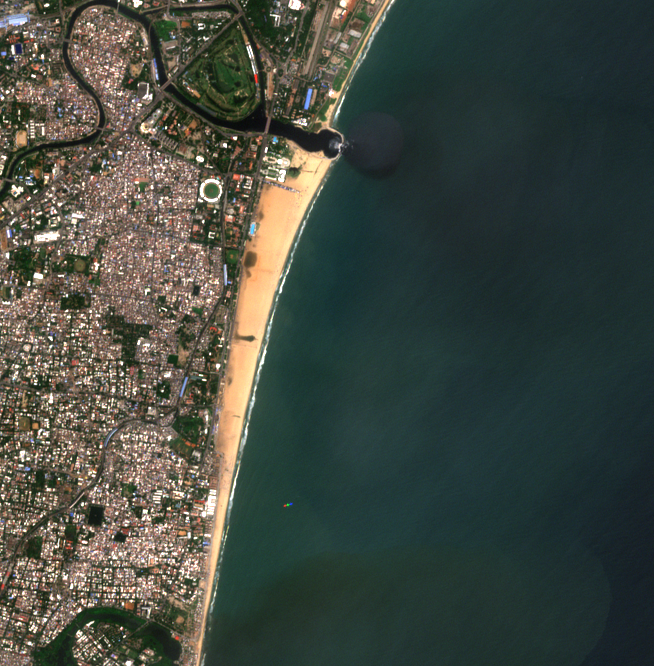
#> input picture backend/data/samples/chennai_coastal.tif, 654 x 666 px; its folder holds only this picture in this run
$ python -i postprocess.py   (imports and definitions only)
#> lines starting #> are read from the running program, lines starting #| are printed output that depends on the picture; after the words box and inside, x2 and y2 are one past the last pixel; in counts of white or black regions, pixels touching at a corner belong together
"""Postprocessing on the raw ``elevation01`` between inference and export.

Runs on the float32 HxW 0-1 elevation map that ``infer_depth`` returns and the
matching RGB source image. Produces a cleaned elevation and a confidence mask:

1. Edge-preserving smoothing (guided filter, bilateral fallback) — never a
   plain Gaussian blur, which would wash out ridgelines, the detail that
   carries a flythrough.
2. Water masking — flatten blue, low-texture regions to a low baseline instead
   of leaving noisy monocular depth there.
3. Vegetation confidence — dense canopy (high ExG) is unreliable for monocular
   depth, so it is flagged in the confidence mask (elevation is NOT altered).

All thresholds live in ``config`` — no magic numbers here.
"""
import logging

import cv2
import numpy as np

from .config import (
    BILATERAL_D,
    BILATERAL_SIGMA_COLOR,
    BILATERAL_SIGMA_SPACE,
    EXG_VEG_THRESHOLD,
    FULL_CONFIDENCE,
    GUIDED_FILTER_EPS,
    GUIDED_FILTER_RADIUS,
    VEG_CONFIDENCE,
    VEG_MORPH_KERNEL_SIZE,
    WATER_BASELINE_PERCENTILE,
    WATER_BLUE_RATIO_THRESHOLD,
    WATER_CONFIDENCE,
    WATER_LOCAL_STDDEV_KERNEL,
    WATER_VARIANCE_THRESHOLD,
)

logger = logging.getLogger(__name__)

# Emit the "ximgproc missing, using bilateral" warning only once per process.
_warned_no_ximgproc = False


# [28 lines left out: function _smooth_edge_preserving, not called in this run]


def _local_stddev(gray: np.ndarray, kernel: int) -> np.ndarray:
    """Per-pixel stddev over a ``kernel`` x ``kernel`` window (0-255 scale)."""
    g = gray.astype(np.float32)
    ksize = (kernel, kernel)
    mean = cv2.blur(g, ksize)
    mean_sq = cv2.blur(g * g, ksize)
    var = np.clip(mean_sq - mean * mean, 0.0, None)
    return np.sqrt(var)


def _water_mask(source_rgb: np.ndarray) -> np.ndarray:
    """Water = blue-ish AND locally flat (both conditions, to cut false hits)."""
    rgb = source_rgb.astype(np.float32)
    g, b = rgb[..., 1], rgb[..., 2]
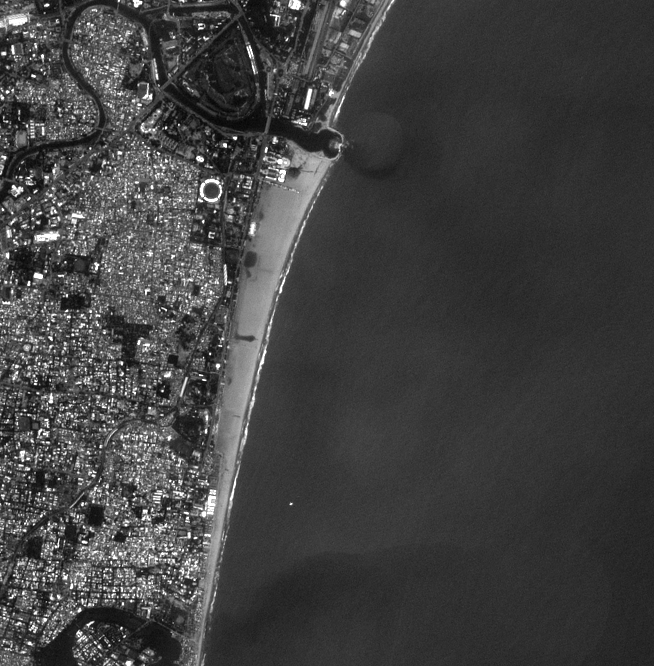
#> b: shape (666, 654) float32; min 6, max 255, mean 65.1

    blue_ratio = (b - g) / (b + g + 1e-6)
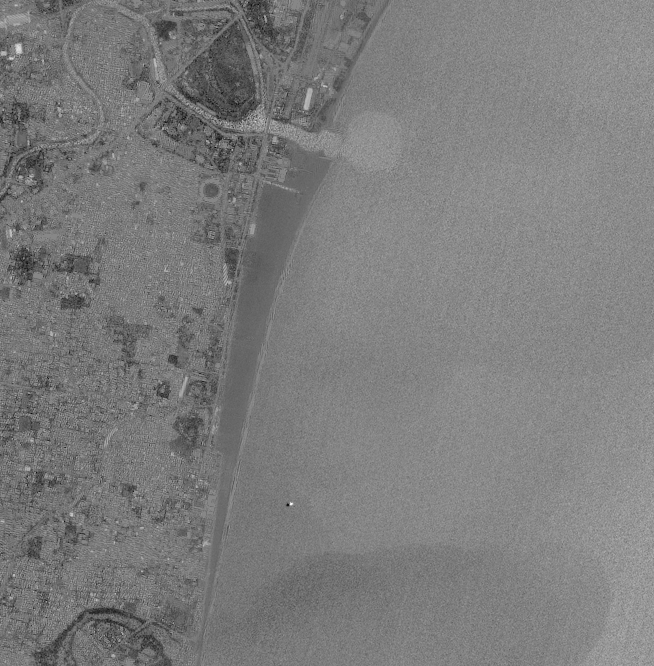
#> blue_ratio: shape (666, 654) float32; min -0.697, max 0.614, mean -0.0557; drawn with min black and max white
    is_blue = blue_ratio > WATER_BLUE_RATIO_THRESHOLD
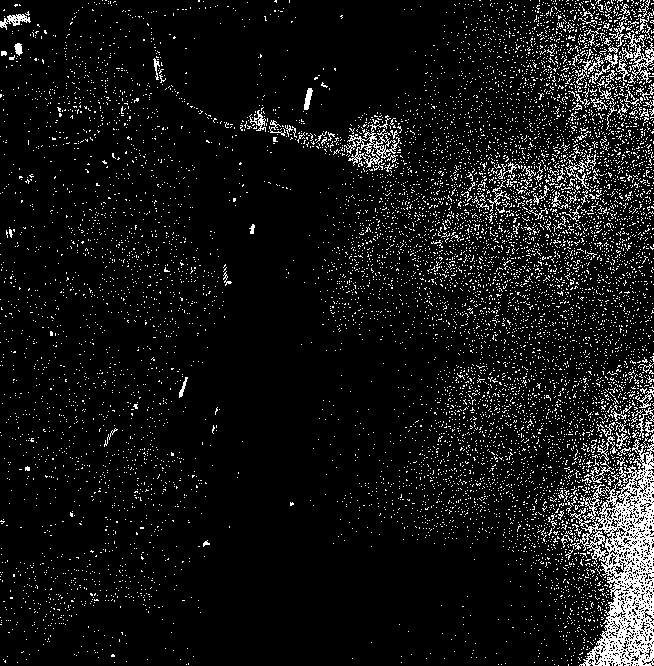
#> is_blue: shape (666, 654) bool; 8% white in thin lines or dots

    gray = cv2.cvtColor(source_rgb, cv2.COLOR_RGB2GRAY)
    is_flat = _local_stddev(gray, WATER_LOCAL_STDDEV_KERNEL) < WATER_VARIANCE_THRESHOLD
#> in _local_stddev, `mean = cv2.blur(g, ksize)`:
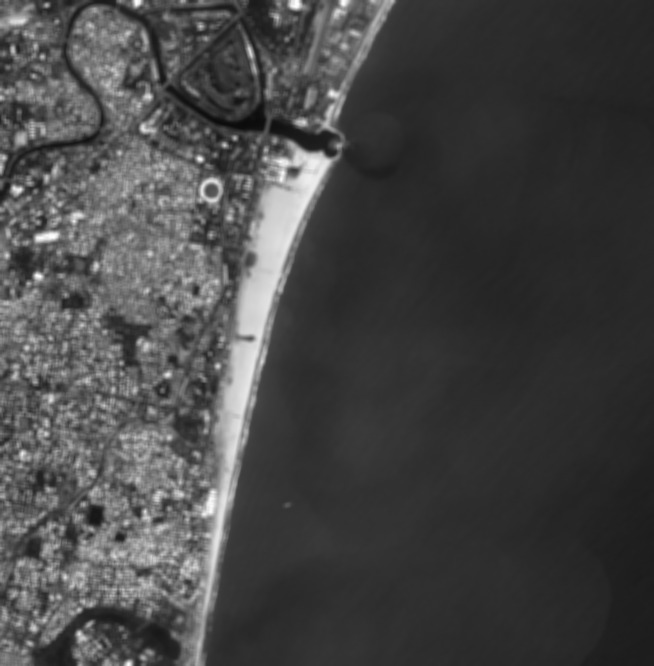
#> mean: shape (666, 654) float32; min 11.72, max 254.9, mean 70.7
#> in _local_stddev, `var = np.clip(mean_sq - mean * mean, 0.0, None)`:
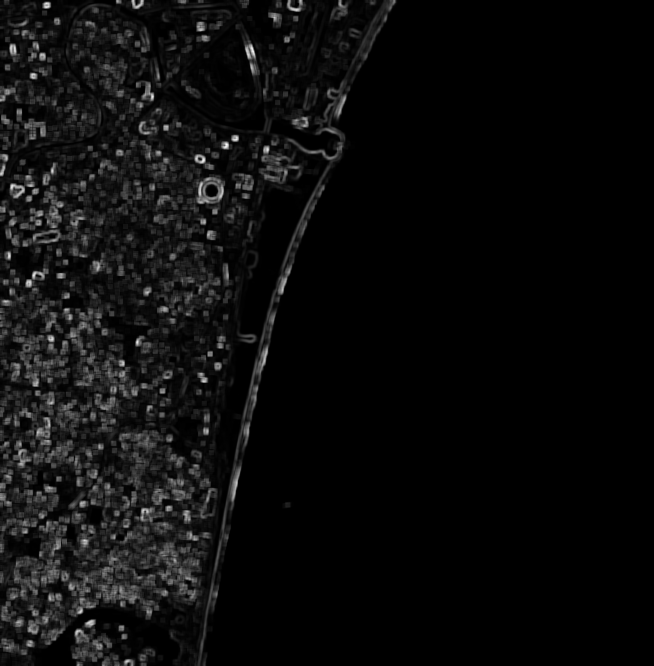
#> var: shape (666, 654) float32; min 0.184, max 9588, mean 480.5; drawn with min black and max white
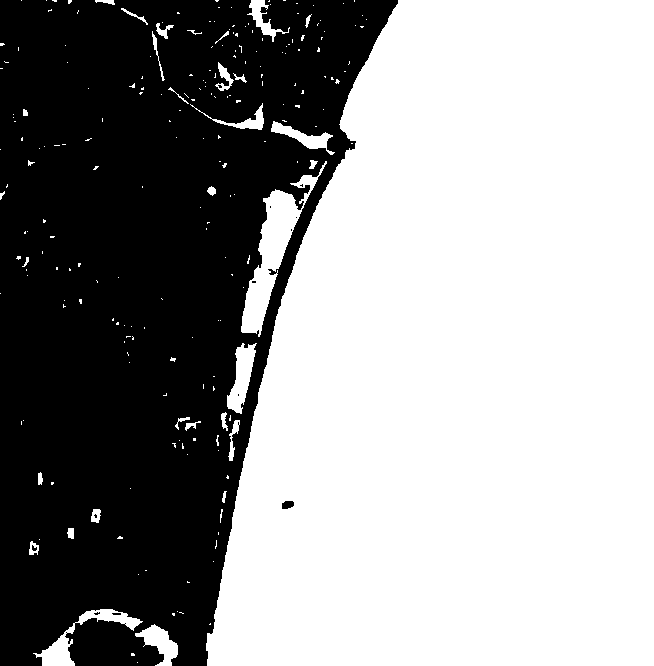
#> is_flat: shape (666, 654) bool; 59.1% white; 13 black regions (11 under 20 px), largest, box (x1, y1, x2, y2) and area: (0, 0, 398, 666) 177881, (282, 501, 294, 509) 80

    return is_blue & is_flat
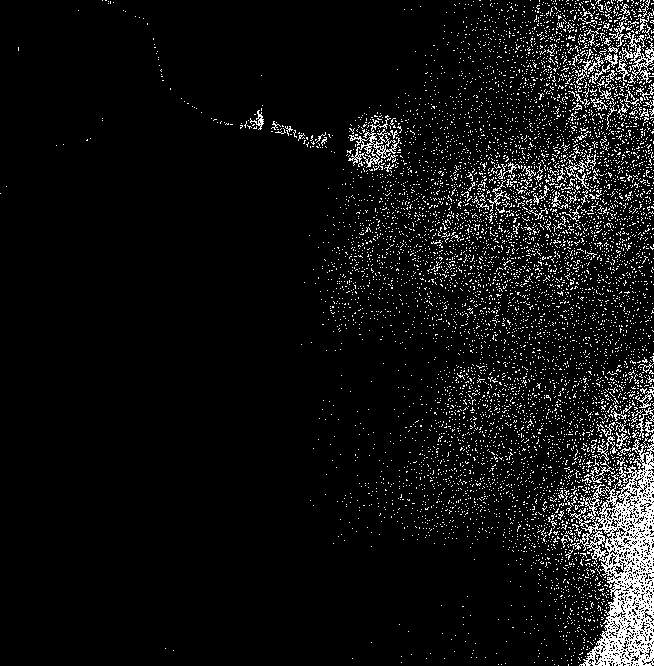
#> returned value: shape (666, 654) bool; 6.9% white in thin lines or dots


# [69 lines left out: functions _veg_confidence, postprocess, not called in this run]

>>> import cv2
>>> picture = cv2.cvtColor(cv2.imread('../backend/data/samples/chennai_coastal.tif'), cv2.COLOR_BGR2RGB)
>>> result = _water_mask(picture)
